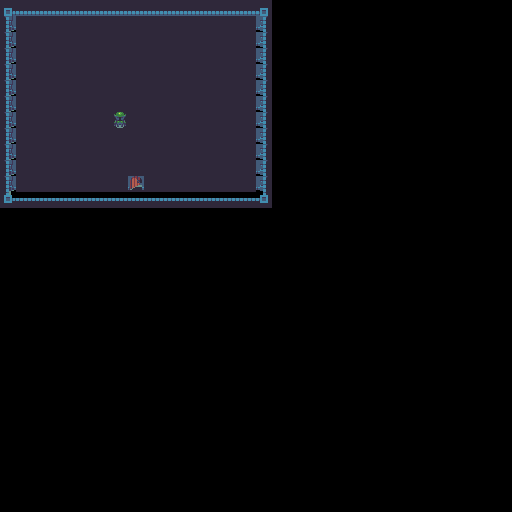

Below is a game level as drawn by its tile map, then a one-line description and the .tmx that defines it (tile-layer data replaced by summaries):
An orthogonal 32x32 tile map with 16x16 px tiles, 2 tile layers (Tile Layer 1, Entities) and 1 object.

<map version="1.2" tiledversion="1.3.2" orientation="orthogonal" renderorder="right-down" compressionlevel="0" width="32" height="32" tilewidth="16" tileheight="16" infinite="0" nextlayerid="4" nextobjectid="2">
 <tileset firstgid="1" source="../GameScreen/dungeonTileSet.tsx" />
 <layer id="1" name="Tile Layer 1" width="32" height="32">
  <data>[1024 cells, 221 non-empty, 9 distinct tile ids]</data>
 </layer>
 <objectgroup id="2" name="EntityObjectLayer">
  <object id="1" gid="173" x="130" y="193" width="16" height="16">
   <properties>
    <property name="LevelToGoTo" value="Level2" />
   </properties>
  </object>
 </objectgroup>
 <layer id="3" name="Entities" width="32" height="32">
  <data>[1024 cells, 2 non-empty, 2 distinct tile ids]</data>
 </layer>
</map>
